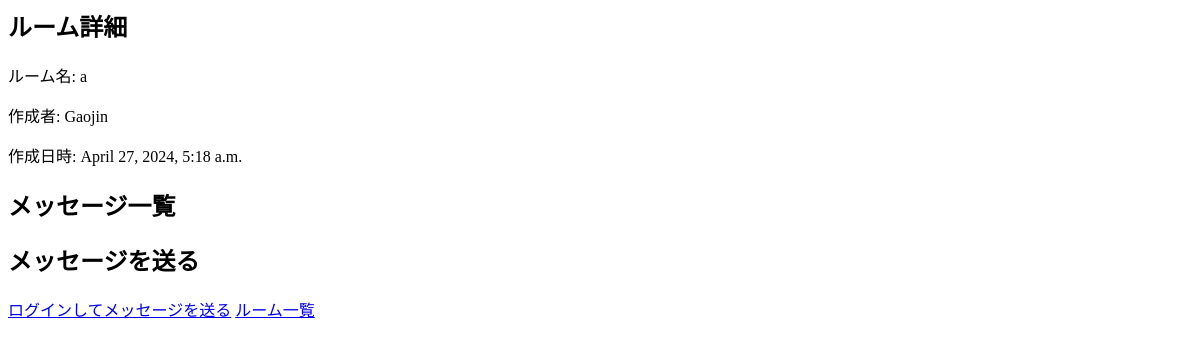
The app's page /room/1/, older data.
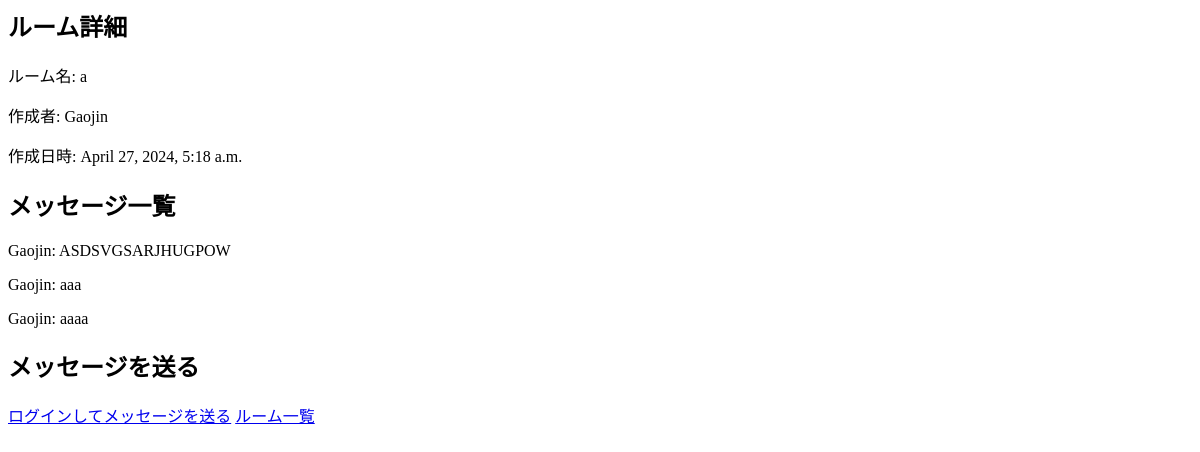
The same page, newer data.
### chat/models/room.py (models this page shows)
class Room(models.Model):
    name = models.CharField(max_length=50, verbose_name='ルーム名')
    created_at = models.DateTimeField(default=timezone.now)
    posted_by = models.ForeignKey(
        settings.AUTH_USER_MODEL,
        on_delete=models.CASCADE,
        verbose_name='room_owner',
    )

### accounts/models.py (models this page shows)
class Account(AbstractUser):
    pass

### chat/models/message.py (models this page shows)
class Message(models .Model):
    room = models. ForeignKey(
        Room,
        related_name= 'messages',
        on_delete=models.CASCADE,
    )
    content = models.TextField()
    created_at = models.DateTimeField(default=timezone.now)
    posted_by = models.ForeignKey(
        settings.AUTH_USER_MODEL,
        on_delete=models.CASCADE,
    )

### chat/views.py (the view, shortened to what this page needs)
# urls.py: path("room/<int:pk>/", views.RoomDetailView.as_view(), name="room.detail"),
class RoomDetailView(generic.DetailView):
    template_name = "room/detail.html"
    model = Room
    def get_context_data(self, **kwargs):
        context = super().get_context_data(**kwargs)
        context['messages'] = self.object.messages.all()
        context["form"] = MessageForm()
        return context

### chat/templates/room/detail.html (shortened to what this page needs)
<h2>ルーム詳細</h2>
<p>ルーム名: {{room.name}}</p>
<p>作成者: {{room.posted_by.username}}</p>
<p>作成日時: {{room.created_at}}</p>
<h2>メッセージ一覧</h2>
<div id="chat_list">
{% for message in messages %}
    <p>{{ message.posted_by.username }}: {{ message.content }}</p>
{% endfor %}
<h2>メッセージを送る</h2>
{% if user.is_authenticated %}
<form>
    <input type="text" id="message">
    <button type="button" id="send">送信</button>
</form>
<form method="post">
    {% csrf_token %}
    {{form.as_p}}
    <button type="submit">送信</button>
</form>
{% else %}
<a href="{% url 'login' %}?next={ % url 'room.detail' room.id%}">ログインしてメッセージを送る</a>
{% endif %}
<a href="{% url 'room.list' %}">ルーム一覧</a>

Row changes from the older to the newer data that the page shows:
added Message: posted_by.username "Gaojin", content "ASDSVGSARJHUGPOW"
added Message: posted_by.username "Gaojin", content "aaa"
added Message: posted_by.username "Gaojin", content "aaaa"
